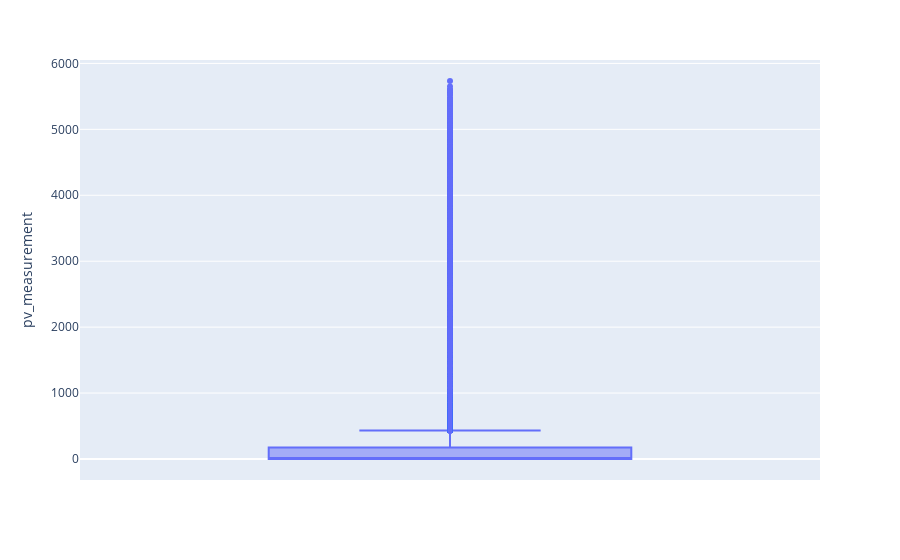

Here is the notebook cell this chart was saved with:
### Code cell
px.box(df_hourly, y='pv_measurement')

### Figure 1 — Plotly figure (JSON) as saved in the notebook; plotly's stock layout.template omitted (floating-point values rounded to 4 significant figures; data arrays with more than 128 entries replaced by an {"elided": "..."} marker saying what was removed)
{"data": [{"alignmentgroup": "True", "hovertemplate": "pv_measurement=%{y}<extra></extra>", "legendgroup": "", "marker": {"color": "#636efa"}, "name": "", "notched": false, "offsetgroup": "", "orientation": "v", "showlegend": false, "type": "box", "x0": " ", "xaxis": "x", "y": {"elided": "101290 float values"}, "y0": " ", "yaxis": "y"}], "layout": {"boxmode": "group", "legend": {"tracegroupgap": 0}, "margin": {"t": 60}, "xaxis": {"anchor": "y", "domain": [0, 1]}, "yaxis": {"anchor": "x", "domain": [0, 1], "title": {"text": "pv_measurement"}}}}
